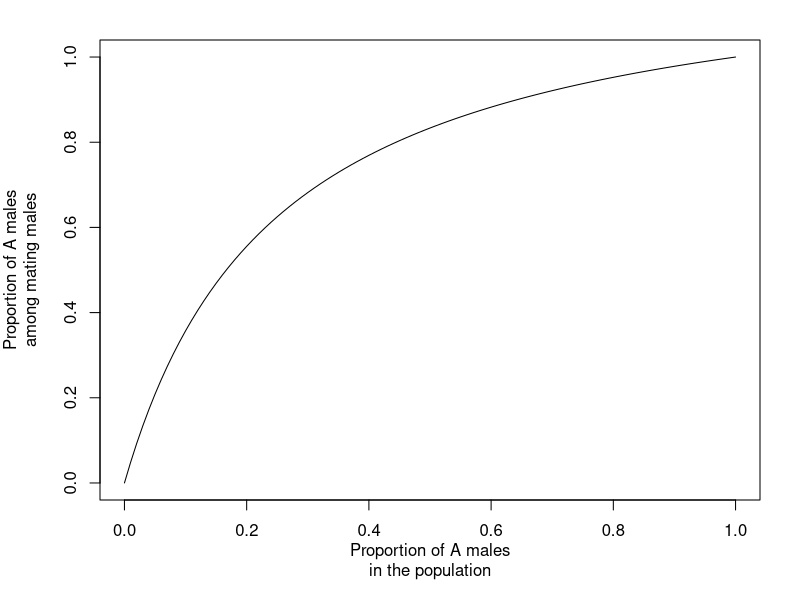
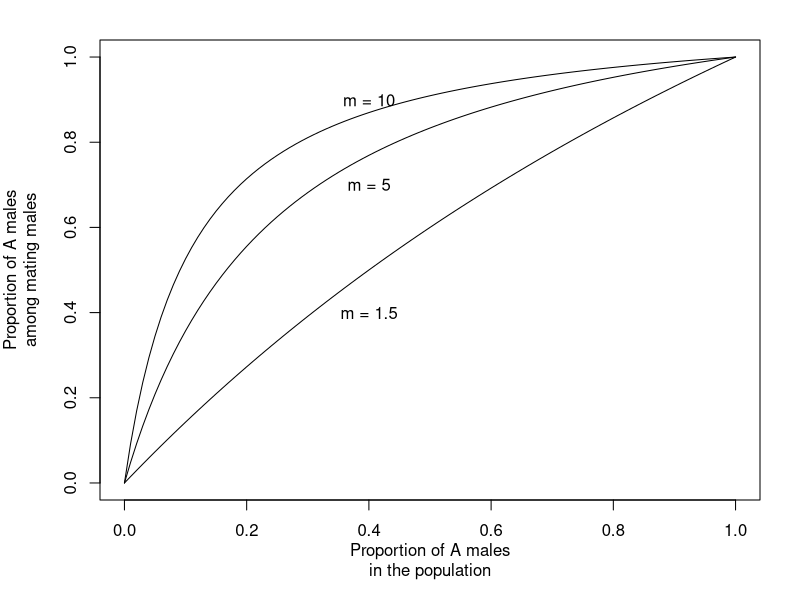
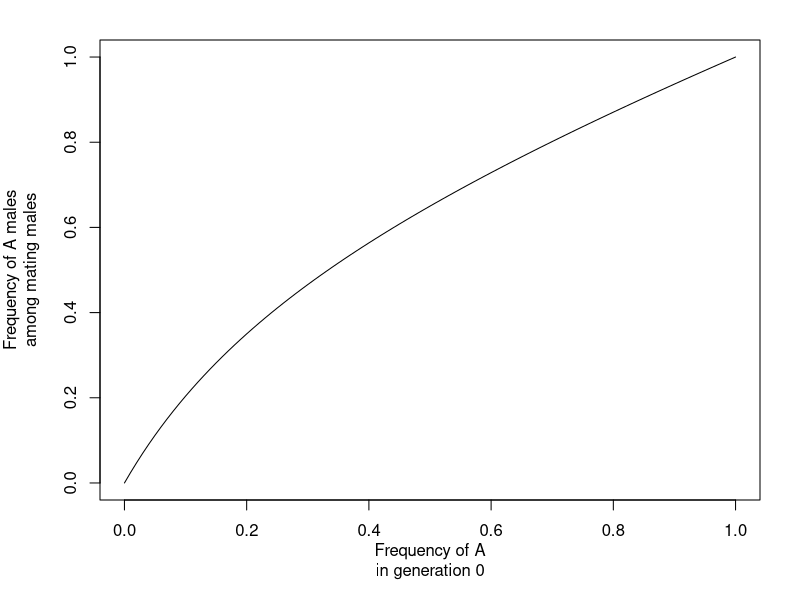

These figures' R source, in order:

#----------------------------------------------------------------#
#                   Box 2.1 (pg 21-22)                           #
#            Corresponds to Fig. 2.2 on pg 21                    #
#----------------------------------------------------------------#

x <- seq(0, 1, by = 0.01)
# now we choose a value of m to be investigated
m <- 5 
# calculate how y depends on x
y <- m * x/(m * x + 1 - x)

par(mar = c(5, 5, 2, 2))
plot(1, type = "n", xlab = "Proportion of A males\nin the population", 
     ylab = "Proportion of A males\namong mating males", 
     xlim = c(0, 1), 
     ylim = c(0, 1))
lines(x, y)

dev.off()

m1 <- 1.5
m2 <- 5
m3 <- 10

y1 <- m1 * x/(m1 * x + 1 - x)
y2 <- m2 * x/(m2 * x + 1 - x)
y3 <- m3 * x/(m3 * x + 1 - x)

par(mar = c(5, 5, 2, 2))
plot(1, type = "n", xlab = "Proportion of A males\nin the population", 
     ylab = "Proportion of A males\namong mating males", 
     xlim = c(0, 1), 
     ylim = c(0, 1))

lines(x, y1); text(0.4, 0.4, "m = 1.5")
lines(x, y2); text(0.4, 0.7, "m = 5")
lines(x, y3); text(0.4, 0.9, "m = 10")

dev.off()

#------------------------------------------------------------------------#

#----------------------------------------------------------------#
#                   Box 2.2 (pg 27-29)                           #
#            Corresponds to Fig. 2.4 & 2.5 on pg 30              #
#----------------------------------------------------------------#

x <- seq(0, 1, by = 0.01)

m <- 5
y <- m * x/(m * x + 1 -x)

pAA <- x * y
pAa <- x * (1 - y)
paA <- (1 - x) * y
paa <- (1 - x) * (1 - y)
# Check to see if they sum to 1
pAA + pAa + paA + paa

N <- 1000
B <- 20 
b <- 0.8

nA <- N * (pAA * b * B + 0.5 * pAa * B + 0.5 * paA * b * B)
na <- N * (0.5 * pAa * B + 0.5 * paA * b * B + paa * B)     

xnew <- nA/(nA + na)

par(mar = c(5, 5, 2, 2))
plot(1, type = "n", xlab = "Frequency of A\nin generation 0", 
     ylab = "Frequency of A males\namong mating males", 
     xlim = c(0, 1), 
     ylim = c(0, 1))

lines(x, xnew)
        

        
        
        



